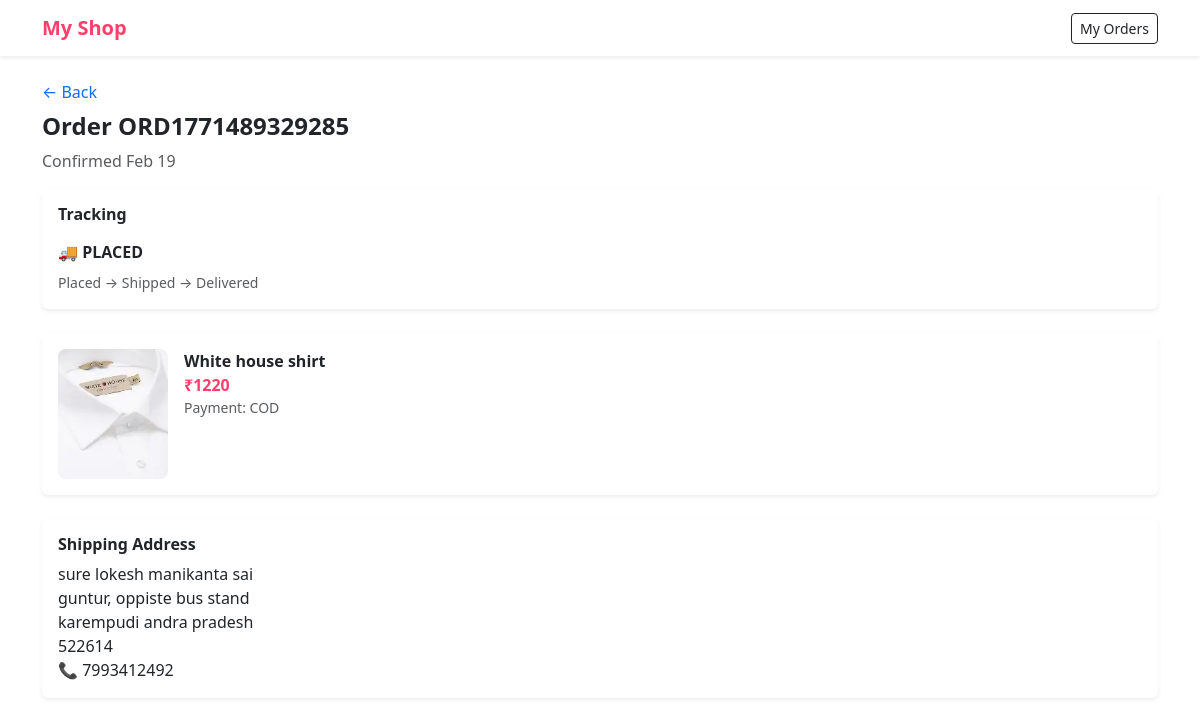
The app's page /order/1 (signed in), older data.
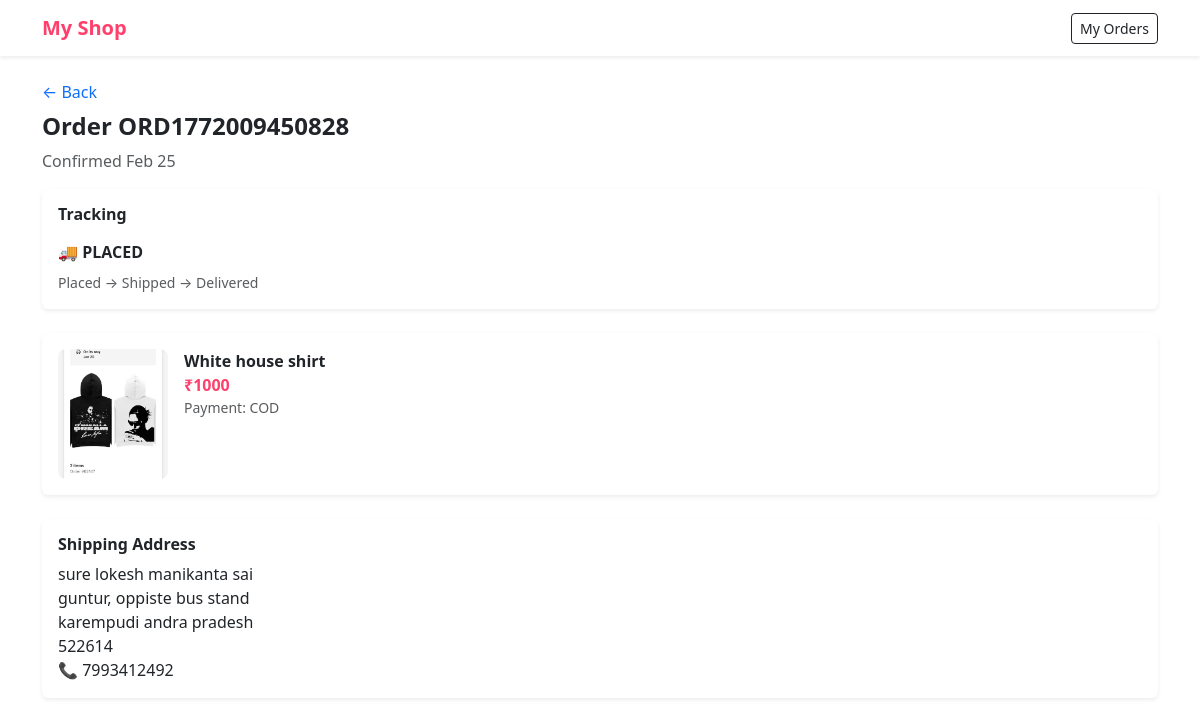
The same page, newer data.
### models/order.py (models this page shows)
class Order(db.Model):
    __tablename__ = "order"
    id = db.Column(db.Integer, primary_key=True)
    order_id = db.Column(db.String(20), nullable=False)
    user_id = db.Column(db.Integer, db.ForeignKey("user.id"), nullable=False)
    product_id = db.Column(db.Integer, db.ForeignKey("product.id"), nullable=False)
    address_id = db.Column(db.Integer, db.ForeignKey("address.id"), nullable=False)
    payment_method = db.Column(db.String(20), nullable=False)
    status = db.Column(db.String(20), default="Placed")
    created_at = db.Column(db.DateTime, default=datetime.utcnow)
    size = db.Column(db.String(10))
    user = db.relationship("User", backref="orders")
    product = db.relationship("Product", backref="orders")
    address = db.relationship("Address", backref="orders")

### models/product.py (models this page shows)
class Product(db.Model):
    id = db.Column(db.Integer, primary_key=True)
    name = db.Column(db.String(100), nullable=False)
    price = db.Column(db.Integer, nullable=False)
    category = db.Column(db.String(50))
    type = db.Column(db.String(50))
    color = db.Column(db.String(30))
    brand = db.Column(db.String(50))
    sizes = db.Column(db.String(100))
    image = db.Column(db.String(200))
    image2 = db.Column(db.String(200))
    image3 = db.Column(db.String(200))

### app.py (the view)
@app.route("/order/<int:id>")
def order_detail(id):
    if "user_id" not in session:
        return redirect("/login")
    order = Order.query.get_or_404(id)
    return render_template("order_detail.html", order=order)

### templates/order_detail.html (shortened to what this page needs)
{% extends "base.html" %}
{% block content %}
<a href="/my-orders" class="text-decoration-none">← Back</a>
<h4 class="fw-bold mt-2">Order {{ order.order_id }}</h4>
<p class="text-muted">Confirmed {{ order.created_at.strftime("%b %d") }}</p>
<div class="card border-0 shadow-sm mb-4">
<div class="card-body">
<h6 class="fw-bold mb-3">Tracking</h6>
<div class="mb-2">
🚚 <span class="fw-semibold">{{ order.status }}</span>
</div>
<div class="text-muted small">
Placed → Shipped → Delivered
</div>
</div>
</div>
<div class="card border-0 shadow-sm mb-4">
<div class="card-body d-flex gap-3">
<img src="{{ url_for('static', filename=order.product.image) }}"
     style="width:110px; height:130px; object-fit:cover; border-radius:8px;">
<div>
<div class="fw-semibold">
{{ order.product.name }}
</div>
<div class="pink fw-bold">
₹{{ order.product.price }}
</div>
<div class="text-muted small">
Payment: {{ order.payment_method|upper }}
</div>
</div>
</div>
</div>
<div class="card border-0 shadow-sm">
<div class="card-body">
<h6 class="fw-bold mb-2">Shipping Address</h6>
{{ order.address.name }} <br>
{{ order.address.house }}, {{ order.address.street }} <br>
{{ order.address.city }} {{ order.address.state }} <br>
{{ order.address.pincode }} <br>
📞 {{ order.address.mobile }}
</div>
</div>
{% endblock %}

Row changes from the older to the newer data that the page shows:
changed Order "PLACED": order_id "ORD1771489329285" → "ORD1772009450828"; created_at "Feb 19" → "Feb 25"
changed Product "White house shirt": image: a different picture; product.price "1220" → "1000"
